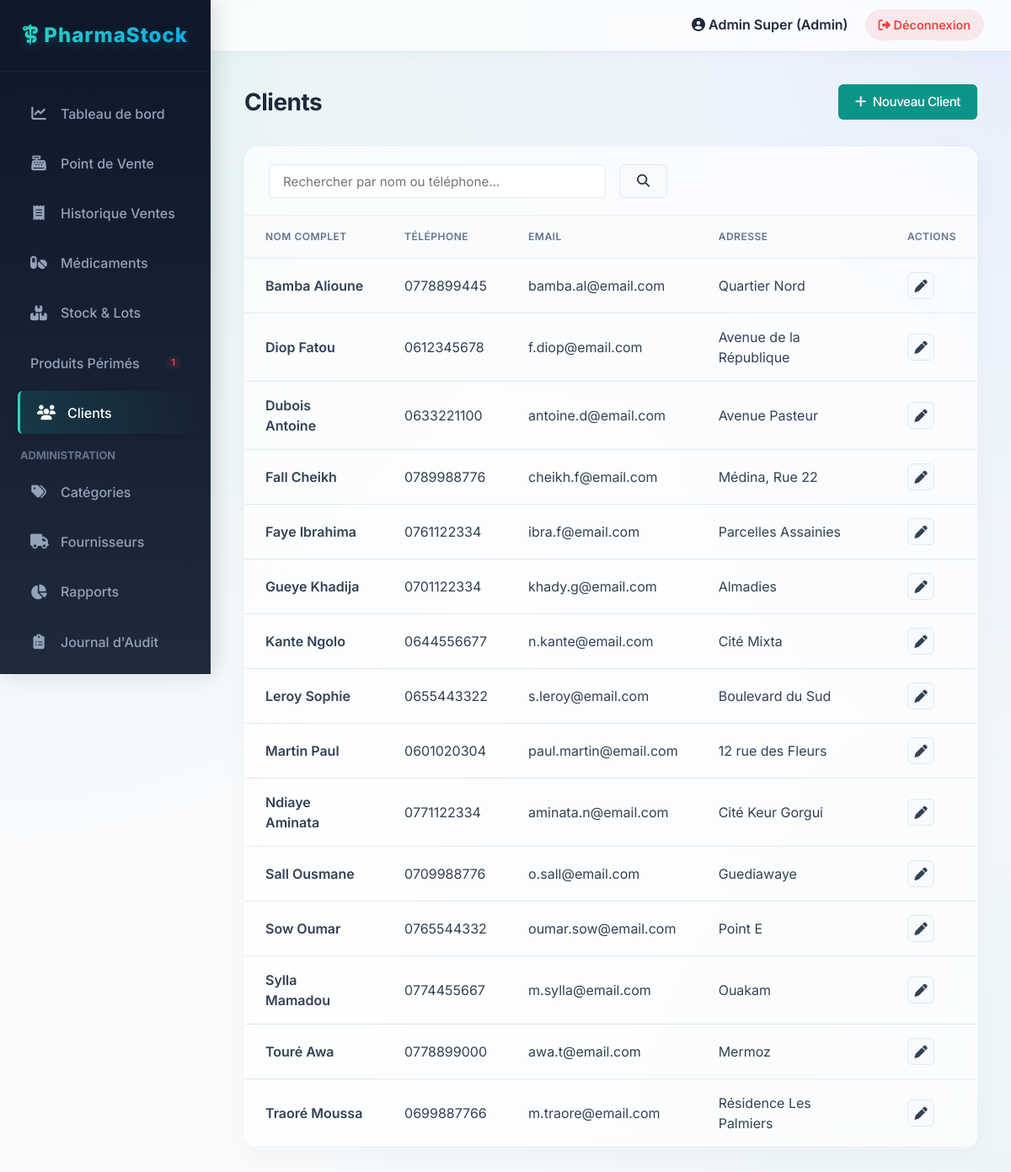
The page /index.php?page=clients (signed in) on the database its author committed.
### tables this page shows
CREATE TABLE `client` (
  `id` INT PRIMARY KEY AUTO_INCREMENT,
  `nom` VARCHAR(100) NOT NULL,
  `telephone` VARCHAR(20),
  `email` VARCHAR(100),
  `adresse` TEXT,
  `historique_medical` TEXT
);

### config/database.php (called while the page is built, shortened)
<?php
class Database {
    private static $instance = null;
    private $pdo;
    private function __construct() {
        try {
			$dsn = "mysql:host=" . DB_HOST . ";port=" . DB_PORT . ";dbname=" . DB_NAME . ";charset=utf8";
			$options = [
                PDO::ATTR_ERRMODE            => PDO::ERRMODE_EXCEPTION,
                PDO::ATTR_DEFAULT_FETCH_MODE => PDO::FETCH_ASSOC,
                PDO::ATTR_EMULATE_PREPARES   => false,
            ];
            $this->pdo = new PDO($dsn, DB_USER, DB_PASS, $options);
        } catch (PDOException $e) {
            die("Erreur de connexion à la base de données: " . $e->getMessage());
        }
    }
    public static function getInstance() {
        if (self::$instance === null) {
            self::$instance = new self();
        }
        return self::$instance;
    }
    public function getConnection() {
        return $this->pdo;
    }
}

### models/Client.php (called while the page is built, shortened)
<?php
require_once __DIR__ . '/../config/database.php';
class Client {
    private $db;
    public function __construct() {
        $this->db = Database::getInstance()->getConnection();
    }
    public function getAll($search = null) {
        $sql = "SELECT * FROM client";
        $params = [];
        $sql .= " ORDER BY nom ASC";
        $stmt = $this->db->prepare($sql);
        $stmt->execute($params);
        return $stmt->fetchAll();
    }
}

### views/clients/liste.php (the view, shortened to what this page needs)
<?php include __DIR__ . '/../layouts/header.php'; ?>
<div class="page-title">
    <span>Clients</span>
    <a href="<?= BASE_URL ?>/index.php?page=clients&action=create" class="btn btn-primary"><i class="fa-solid fa-plus"></i> Nouveau Client</a>
</div>
<div class="card">
    <div class="card-header">
        <form action="<?= BASE_URL ?>/index.php" method="GET" style="display: flex; gap: 1rem; width: 100%;">
            <input type="text" name="q" class="form-control" placeholder="Rechercher par nom ou téléphone..." value="<?= htmlspecialchars($search) ?>" style="max-width: 400px;">
            <button type="submit" class="btn btn-secondary"><i class="fa-solid fa-search"></i></button>
        </form>
    </div>
    <div class="table-responsive">
        <table class="table">
            <thead>
                <tr>
                    <th>Nom Complet</th>
                    <th>Téléphone</th>
                    <th>Email</th>
                    <th>Adresse</th>
                    <th>Actions</th>
                </tr>
            </thead>
            <tbody>
                <?php if(empty($clients)): ?>
                    <tr><td colspan="5" style="text-align: center;">Aucun client trouvé.</td></tr>
                <?php else: ?>
                    <?php foreach($clients as $c): ?>
                    <tr>
                        <td style="font-weight: 600;"><?= htmlspecialchars($c['nom']) ?></td>
                        <td><?= htmlspecialchars($c['telephone']) ?></td>
                        <td><?= htmlspecialchars($c['email']) ?></td>
                        <td><?= htmlspecialchars($c['adresse']) ?></td>
                        <td>
                            <a href="<?= BASE_URL ?>/index.php?page=clients&action=edit&id=<?= $c['id'] ?>" class="btn btn-secondary btn-icon"><i class="fa-solid fa-pen"></i></a>
                        </td>
                    </tr>
                    <?php endforeach; ?>
                <?php endif; ?>
            </tbody>
        </table>
    </div>
</div>
<?php include __DIR__ . '/../layouts/footer.php'; ?>

### public/css/style.css (style rules this page uses)
:root { --primary-color: #0d9488; --primary-hover: #0f766e; --secondary-color: #3b82f6; --dark-color: #1e293b; --light-bg: #f8fafc; --white: #ffffff; --border-color: #e2e8f0; --text-color: #334155; --text-muted: #64748b; --danger: #ef4444; --warning: #f59e0b; --success: #10b981; --sidebar-width: 250px; --header-height: 60px; --font-family: 'Inter', system-ui, -apple-system, sans-serif; --shadow-sm: 0 1px 2px 0 rgb(0 0 0 / 0.05); --shadow-md: 0 4px 6px -1px rgb(0 0 0 / 0.1), 0 2px 4px -2px rgb(0 0 0 / 0.1); --shadow-lg: 0 10px 15px -3px rgb(0 0 0 / 0.1), 0 4px 6px -4px rgb(0 0 0 / 0.1); --radius-md: 0.375rem; --radius-lg: 0.5rem; }
* { margin: 0; padding: 0; box-sizing: border-box; }
body { font-family: var(--font-family); background-color: #f8fafc; background-image: radial-gradient(at 0% 0%, hsla(175, 83%, 32%, 0.1) 0px, transparent 50%), radial-gradient(at 100% 0%, hsla(217, 91%, 60%, 0.1) 0px, transparent 50%), radial-gradient(at 100% 100%, hsla(175, 83%, 32%, 0.05) 0px, transparent 50%); background-attachment: fixed; color: var(--text-color); line-height: 1.5; }
a { text-decoration: none; color: var(--primary-color); transition: color 0.2s ease; }
.page-title { font-size: 1.75rem; font-weight: 700; margin-bottom: 2rem; color: #1e293b; display: flex; justify-content: space-between; align-items: center; letter-spacing: -0.5px; }
.card { background: rgba(255, 255, 255, 0.7); backdrop-filter: blur(20px); -webkit-backdrop-filter: blur(20px); border-radius: 1rem; box-shadow: 0 10px 30px rgba(0, 0, 0, 0.03); border: 1px solid rgba(255, 255, 255, 1); overflow: hidden; margin-bottom: 1.5rem; animation: fadeUp 0.5s ease-out backwards; }
.card:nth-child(2) { animation-delay: 0.1s; }
.card-header { padding: 1.25rem 1.75rem; border-bottom: 1px solid rgba(0, 0, 0, 0.05); font-weight: 600; display: flex; justify-content: space-between; align-items: center; background: rgba(248, 250, 252, 0.4); }
.table-responsive { overflow-x: auto; }
.table { width: 100%; border-collapse: collapse; }
.table th, .table td { padding: 1rem 1.5rem; text-align: left; border-bottom: 1px solid var(--border-color); }
.table th { background-color: var(--light-bg); font-weight: 600; color: var(--text-muted); text-transform: uppercase; font-size: 0.75rem; letter-spacing: 0.5px; }
.form-control { width: 100%; padding: 0.6rem 1rem; border: 1px solid var(--border-color); border-radius: var(--radius-md); font-family: inherit; font-size: 0.95rem; transition: all 0.2s; background-color: var(--white); }
.btn { display: inline-flex; align-items: center; justify-content: center; gap: 0.5rem; padding: 0.6rem 1.25rem; border-radius: var(--radius-md); font-weight: 500; cursor: pointer; border: none; transition: all 0.2s; font-family: inherit; font-size: 0.95rem; }
.btn-primary { background-color: var(--primary-color); color: white; }
.btn-secondary { background-color: var(--light-bg); color: var(--text-color); border: 1px solid var(--border-color); }
.btn-icon { width: 32px; height: 32px; padding: 0; border-radius: var(--radius-md); display: inline-flex; align-items: center; justify-content: center; }

### rows shown on the page
client: nom "Bamba Alioune", telephone "0778899445", email "bamba.al@email.com", adresse "Quartier Nord"
client: nom "Diop Fatou", telephone "0612345678", email "f.diop@email.com", adresse "Avenue de la République"
client: nom "Dubois Antoine", telephone "0633221100", email "antoine.d@email.com", adresse "Avenue Pasteur"
client: nom "Fall Cheikh", telephone "0789988776", email "cheikh.f@email.com", adresse "Médina, Rue 22"
client: nom "Faye Ibrahima", telephone "0761122334", email "ibra.f@email.com", adresse "Parcelles Assainies"
client: nom "Gueye Khadija", telephone "0701122334", email "khady.g@email.com", adresse "Almadies"
client: nom "Kante Ngolo", telephone "0644556677", email "n.kante@email.com", adresse "Cité Mixta"
client: nom "Leroy Sophie", telephone "0655443322", email "s.leroy@email.com", adresse "Boulevard du Sud"
client: nom "Martin Paul", telephone "0601020304", email "paul.martin@email.com", adresse "12 rue des Fleurs"
client: nom "Ndiaye Aminata", telephone "0771122334", email "aminata.n@email.com", adresse "Cité Keur Gorgui"
client: nom "Sall Ousmane", telephone "0709988776", email "o.sall@email.com", adresse "Guediawaye"
client: nom "Sow Oumar", telephone "0765544332", email "oumar.sow@email.com", adresse "Point E"
client: nom "Sylla Mamadou", telephone "0774455667", email "m.sylla@email.com", adresse "Ouakam"
client: nom "Touré Awa", telephone "0778899000", email "awa.t@email.com", adresse "Mermoz"
client: nom "Traoré Moussa", telephone "0699887766", email "m.traore@email.com", adresse "Résidence Les Palmiers"

### other values the page prints
$sidebarPerimesCount "1"
$_SESSION['user_prenom'] . ' ' . $_SESSION['user_nom'] "Admin Super"
$_SESSION['user_role'] "Admin"
